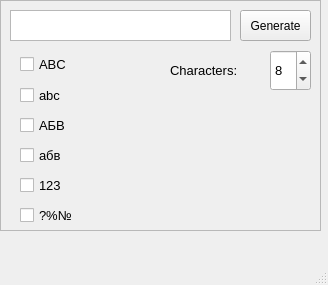
<?xml version="1.0" encoding="UTF-8"?>
<ui version="4.0">
 <class>MainWindow</class>
 <widget class="QMainWindow" name="MainWindow">
  <property name="geometry">
   <rect>
    <x>0</x>
    <y>0</y>
    <width>328</width>
    <height>285</height>
   </rect>
  </property>
  <property name="windowTitle">
   <string>CryptoPass</string>
  </property>
  <property name="windowOpacity">
   <double>0.750000000000000</double>
  </property>
  <widget class="QWidget" name="centralwidget">
   <widget class="QFrame" name="frame">
    <property name="geometry">
     <rect>
      <x>0</x>
      <y>0</y>
      <width>321</width>
      <height>231</height>
     </rect>
    </property>
    <property name="frameShape">
     <enum>QFrame::StyledPanel</enum>
    </property>
    <property name="frameShadow">
     <enum>QFrame::Raised</enum>
    </property>
    <widget class="QTextEdit" name="textEdit">
     <property name="geometry">
      <rect>
       <x>10</x>
       <y>10</y>
       <width>221</width>
       <height>31</height>
      </rect>
     </property>
    </widget>
    <widget class="QPushButton" name="pushButton">
     <property name="geometry">
      <rect>
       <x>240</x>
       <y>10</y>
       <width>71</width>
       <height>31</height>
      </rect>
     </property>
     <property name="text">
      <string>Generate</string>
     </property>
    </widget>
    <widget class="QCheckBox" name="checkBox">
     <property name="geometry">
      <rect>
       <x>20</x>
       <y>49</y>
       <width>291</width>
       <height>31</height>
      </rect>
     </property>
     <property name="font">
      <font>
       <pointsize>10</pointsize>
      </font>
     </property>
     <property name="text">
      <string>ABC</string>
     </property>
    </widget>
    <widget class="QCheckBox" name="checkBox_2">
     <property name="geometry">
      <rect>
       <x>20</x>
       <y>80</y>
       <width>291</width>
       <height>31</height>
      </rect>
     </property>
     <property name="font">
      <font>
       <pointsize>10</pointsize>
      </font>
     </property>
     <property name="text">
      <string>abc</string>
     </property>
    </widget>
    <widget class="QCheckBox" name="checkBox_3">
     <property name="geometry">
      <rect>
       <x>20</x>
       <y>110</y>
       <width>291</width>
       <height>31</height>
      </rect>
     </property>
     <property name="font">
      <font>
       <pointsize>10</pointsize>
      </font>
     </property>
     <property name="text">
      <string>АБВ</string>
     </property>
    </widget>
    <widget class="QCheckBox" name="checkBox_4">
     <property name="geometry">
      <rect>
       <x>20</x>
       <y>140</y>
       <width>291</width>
       <height>31</height>
      </rect>
     </property>
     <property name="font">
      <font>
       <pointsize>10</pointsize>
      </font>
     </property>
     <property name="text">
      <string>абв</string>
     </property>
    </widget>
    <widget class="QCheckBox" name="checkBox_5">
     <property name="geometry">
      <rect>
       <x>20</x>
       <y>170</y>
       <width>291</width>
       <height>31</height>
      </rect>
     </property>
     <property name="font">
      <font>
       <pointsize>10</pointsize>
      </font>
     </property>
     <property name="text">
      <string>123</string>
     </property>
    </widget>
    <widget class="QCheckBox" name="checkBox_6">
     <property name="geometry">
      <rect>
       <x>20</x>
       <y>200</y>
       <width>291</width>
       <height>31</height>
      </rect>
     </property>
     <property name="font">
      <font>
       <pointsize>10</pointsize>
      </font>
     </property>
     <property name="text">
      <string>?%№</string>
     </property>
    </widget>
    <widget class="QSpinBox" name="spinBox">
     <property name="geometry">
      <rect>
       <x>270</x>
       <y>50</y>
       <width>41</width>
       <height>41</height>
      </rect>
     </property>
     <property name="font">
      <font>
       <pointsize>10</pointsize>
      </font>
     </property>
     <property name="value">
      <number>8</number>
     </property>
    </widget>
    <widget class="QLabel" name="label">
     <property name="geometry">
      <rect>
       <x>170</x>
       <y>50</y>
       <width>91</width>
       <height>41</height>
      </rect>
     </property>
     <property name="font">
      <font>
       <pointsize>10</pointsize>
      </font>
     </property>
     <property name="text">
      <string>Characters:</string>
     </property>
    </widget>
   </widget>
  </widget>
  <widget class="QMenuBar" name="menubar">
   <property name="geometry">
    <rect>
     <x>0</x>
     <y>0</y>
     <width>328</width>
     <height>26</height>
    </rect>
   </property>
  </widget>
  <widget class="QStatusBar" name="statusbar"/>
 </widget>
 <resources/>
 <connections/>
</ui>
